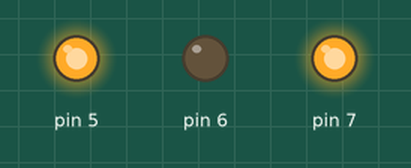
The sketch below on a simulated Arduino Uno, built with avr-gcc and run on an emulated ATmega328P. On the bench: output pins drawn as LEDs (lit = HIGH).

Above: at 2.3 s.
At 5.6 s:
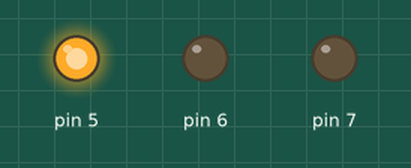
Timing chart, 0 to 7.6 s (numbered marks = the images above):
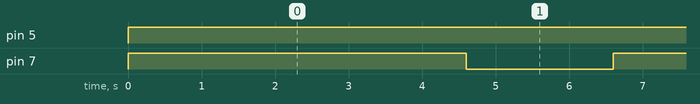

The sketch:

ENGG1100F18Team07LauncherCode.ino
```cpp
void setup() {
  // initialize digital pins 5,6,7 as outputs.
  //5 - Pink - IN1
  //6 - Yellow -IN2
  //7 - Blue - Enable
pinMode (5, OUTPUT);
pinMode (6, OUTPUT);
pinMode (7, OUTPUT);
}

void loop() {

  digitalWrite(5, HIGH); //Motor ON Output
  digitalWrite(6, LOW);
  digitalWrite(7, HIGH);
  delay(4600);
  digitalWrite(7, LOW);  //Motor OFF Output
  delay(2000);

}
```

Measured:
- by itself, pin 5: LOW → HIGH at 0.00 s
- by itself, pin 7: alternates HIGH for 4.6 s and LOW for 2.0 s
